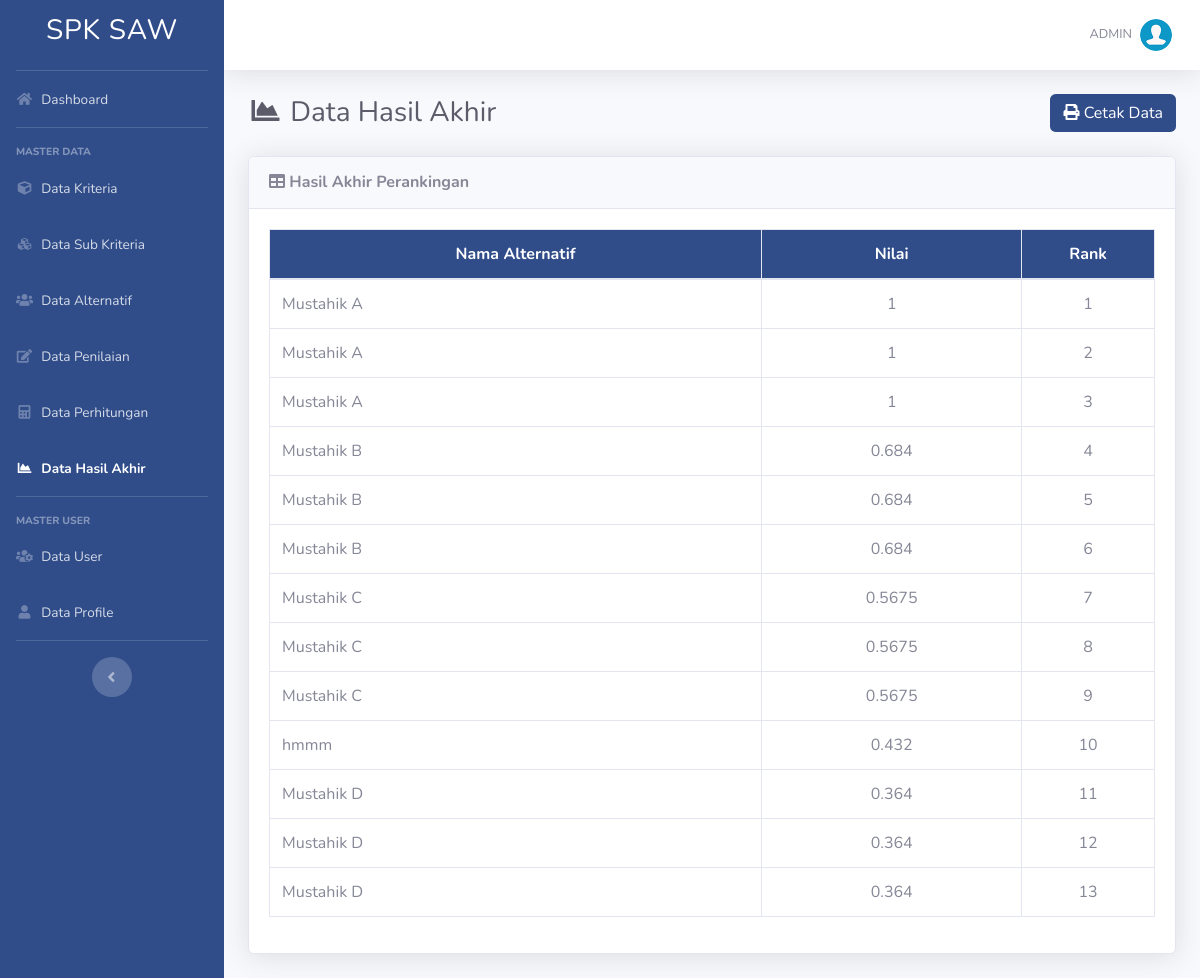
Page /hasil.php (signed in) on the committed database.
### tables this page shows
CREATE TABLE `hasil` (
  `id_hasil` int(11) NOT NULL,
  `log_hasil` int(5) NOT NULL,
  `id_alternatif` int(11) NOT NULL,
  `nilai` float NOT NULL,
  `created_at` datetime NOT NULL,
  `updated_at` datetime NOT NULL,
  `deleted_at` datetime NOT NULL
);

CREATE TABLE `alternatif` (
  `id_alternatif` int(11) NOT NULL,
  `nama` varchar(100) NOT NULL
);

### includes/functions.php (called while the page is built, shortened)
<?php
function get_role()
{
	if (isset($_SESSION['user_id']) && isset($_SESSION['role'])) {
		if ($_SESSION['role'] == '1') {
			return 'admin';
		} else {
			return 'user';
		}
	} else {
		return false;
	}
}

### hasil.php (the view)
<?php
require_once('includes/init.php');
$user_role = get_role();
if($user_role == 'admin' || $user_role == 'user') {
$page = "Hasil";
require_once('template/header.php');
?>
<div class="d-sm-flex align-items-center justify-content-between mb-4">
    <h1 class="h3 mb-0 text-gray-800"><i class="fas fa-fw fa-chart-area"></i> Data Hasil Akhir</h1>
	<a href="cetak.php" target="_blank" class="btn text-white" style="background: #304d8a;"> <i class="fa fa-print"></i> Cetak Data </a>
</div>
<div class="card shadow mb-4">
    <div class="card-header py-3">
        <h6 class="m-0 font-weight-bold"><i class="fa fa-table"></i> Hasil Akhir Perankingan</h6>
    </div>
    <div class="card-body">
		<div class="table-responsive">
			<table class="table table-bordered" width="100%" cellspacing="0">
				<thead class="text-white" style="background: #304d8a;">
					<tr align="center">
						<th>Nama Alternatif</th>
						<th>Nilai</th>
						<th width="15%">Rank</th>
				</thead>
				<tbody>
					<?php
						$no=0;
						$query = mysqli_query($koneksi,"SELECT * FROM hasil JOIN alternatif ON hasil.id_alternatif=alternatif.id_alternatif ORDER BY hasil.nilai DESC");
						while($data = mysqli_fetch_array($query)){
						$no++;
					?>
					<tr align="center">
						<td align="left"><?= $data['nama'] ?></td>
						<td><?= $data['nilai'] ?></td>
						<td><?= $no; ?></td>
					</tr>
					<?php
						}
					?>
				</tbody>
			</table>
		</div>
	</div>
</div>
<?php
require_once('template/footer.php');
}
else {
	header('Location: login.php');
}
?>

### template/header.php (shortened to what this page needs)
<!DOCTYPE html>
<html lang="en">
<head>
  <link href="assets/vendor/fontawesome-free/css/all.min.css" rel="stylesheet" type="text/css">
  <link href="assets/css/sb-admin-2.min.css" rel="stylesheet">
  <link href="assets/vendor/datatables/dataTables.bootstrap4.min.css" rel="stylesheet">
</head>
<body id="page-top">
  <div id="wrapper">
    <ul class="navbar-nav sidebar sidebar-dark accordion" id="accordionSidebar" style="background: #304d8a;">
      <a class="sidebar-brand d-flex align-items-center justify-content-center" href="index.php">
        <div class="sidebar-brand-icon rotate-n-75">
          <h3>SPK SAW</h3>
        </div>
      </a>
      <hr class="sidebar-divider my-0">
      <li class="nav-item <?php if($page == "Dashboard"){echo "active";} ?>">
        <a class="nav-link" href="index.php">
          <i class="fas fa-fw fa-home"></i>
          <span>Dashboard</span></a>
      </li>
	  <?php
	  $user_role = get_role();
	  if($user_role == 'admin') {
	  ?>
      <hr class="sidebar-divider">
      <div class="sidebar-heading">
        Master Data
      </div>
	  <li class="nav-item <?php if($page == "Kriteria"){echo "active";} ?>">
        <a class="nav-link" href="list-kriteria.php">
          <i class="fas fa-fw fa-cube"></i>
          <span>Data Kriteria</span></a>
      </li>
	  <li class="nav-item <?php if($page == "Sub Kriteria"){echo "active";} ?>">
        <a class="nav-link" href="list-sub-kriteria.php">
          <i class="fas fa-fw fa-cubes"></i>
          <span>Data Sub Kriteria</span></a>
      </li>
	  <li class="nav-item <?php if($page == "Alternatif"){echo "active";} ?>">
        <a class="nav-link" href="list-alternatif.php">
          <i class="fas fa-fw fa-users"></i>
          <span>Data Alternatif</span></a>
      </li>
	  <li class="nav-item <?php if($page == "Penilaian"){echo "active";} ?>">
        <a class="nav-link" href="list-penilaian.php">
          <i class="fas fa-fw fa-edit"></i>
          <span>Data Penilaian</span></a>
      </li>
	  <li class="nav-item <?php if($page == "Perhitungan"){echo "active";} ?>">
        <a class="nav-link" href="perhitungan.php">
          <i class="fas fa-fw fa-calculator"></i>
          <span>Data Perhitungan</span></a>
      </li>
	  <li class="nav-item <?php if($page == "Hasil"){echo "active";} ?>">
        <a class="nav-link" href="hasil.php">
          <i class="fas fa-fw fa-chart-area"></i>
          <span>Data Hasil Akhir</span></a>
      </li>
      <hr class="sidebar-divider">
      <div class="sidebar-heading">
        Master User
      </div>
	  <li class="nav-item <?php if($page == "User"){echo "active";} ?>">
        <a class="nav-link" href="list-user.php">
          <i class="fas fa-fw fa-users-cog"></i>
          <span>Data User</span></a>
      </li>
	  <li class="nav-item <?php if($page == "Profile"){echo "active";} ?>">
        <a class="nav-link" href="list-profile.php">
          <i class="fas fa-fw fa-user"></i>
          <span>Data Profile</span></a>
      </li>
	  <?php
	  }
	  ?>
      <hr class="sidebar-divider d-none d-md-block">
      <div class="text-center d-none d-md-inline">
        <button class="rounded-circle border-0" id="sidebarToggle"></button>
      </div>
    </ul>
    <div id="content-wrapper" class="d-flex flex-column">
      <div id="content">
        <nav class="navbar navbar-expand navbar-light bg-white topbar mb-4 static-top shadow">
          <ul class="navbar-nav ml-auto">
            <li class="nav-item dropdown no-arrow">
              <a class="nav-link dropdown-toggle" href="#" id="userDropdown" role="button" data-toggle="dropdown" aria-haspopup="true" aria-expanded="false">
                <span class="text-uppercase mr-2 d-none d-lg-inline text-gray-600 small">
					<?php
					echo $_SESSION['username'];
					?>
				</span>
                <img class="img-profile rounded-circle" src="assets/img/user.png">
              </a>
            </li>
          </ul>
        </nav>
		<div class="container-fluid">

### template/footer.php (shortened to what this page needs)
</div>
</div>
</div>
</body>
</html>

### rows in the picture
hasil: id_alternatif.nama "Mustahik A", nilai "1"
hasil: id_alternatif.nama "Mustahik A", nilai "1"
hasil: id_alternatif.nama "Mustahik A", nilai "1"
hasil: id_alternatif.nama "Mustahik B", nilai "0.684"
hasil: id_alternatif.nama "Mustahik B", nilai "0.684"
hasil: id_alternatif.nama "Mustahik B", nilai "0.684"
hasil: id_alternatif.nama "Mustahik C", nilai "0.5675"
hasil: id_alternatif.nama "Mustahik C", nilai "0.5675"
hasil: id_alternatif.nama "Mustahik C", nilai "0.5675"
hasil: id_alternatif.nama "hmmm", nilai "0.432"
hasil: id_alternatif.nama "Mustahik D", nilai "0.364"
hasil: id_alternatif.nama "Mustahik D", nilai "0.364"
hasil: id_alternatif.nama "Mustahik D", nilai "0.364"

### other values in the picture
$_SESSION['username'] "ADMIN"
